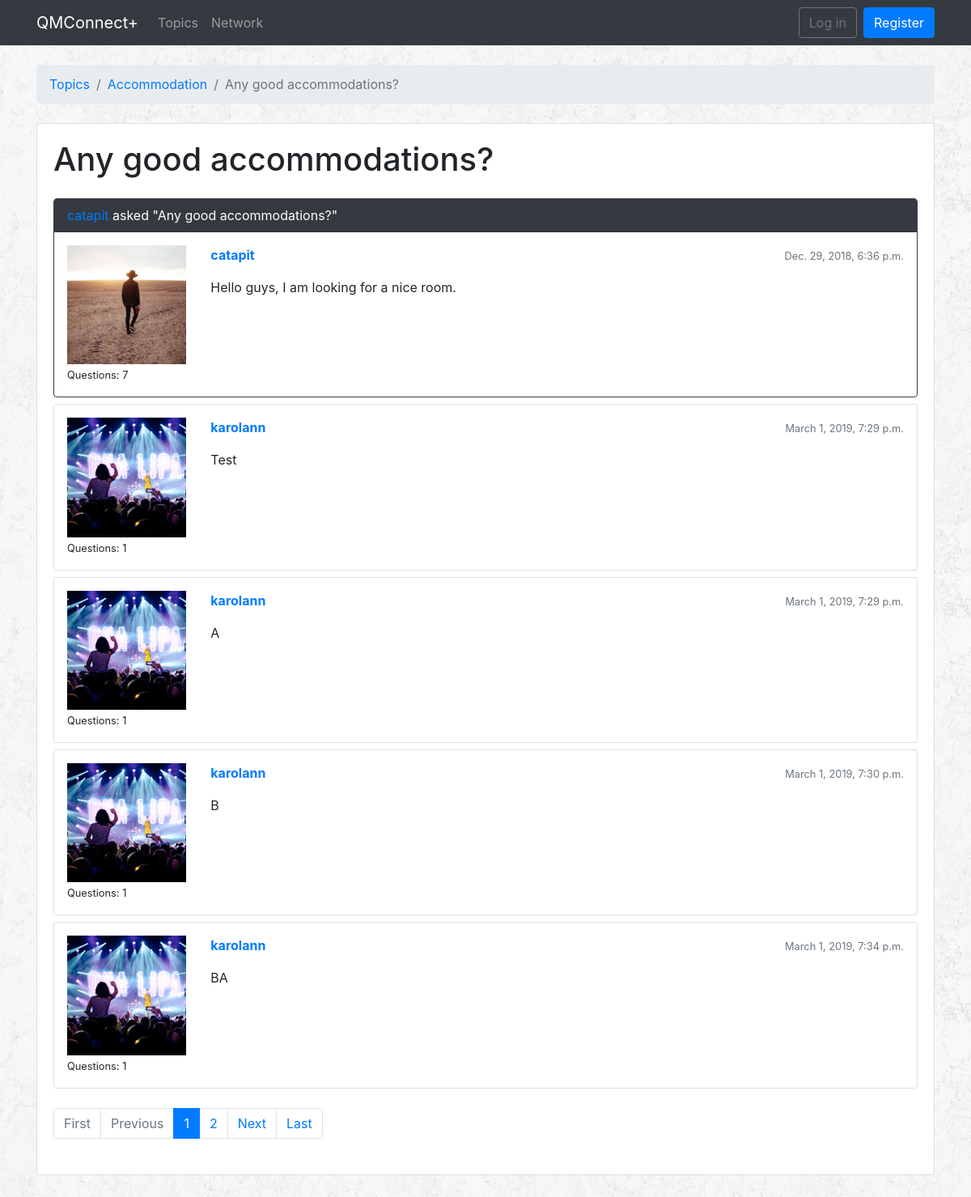
/topics/3/questions/329/, run on an earlier commit of the app's database.
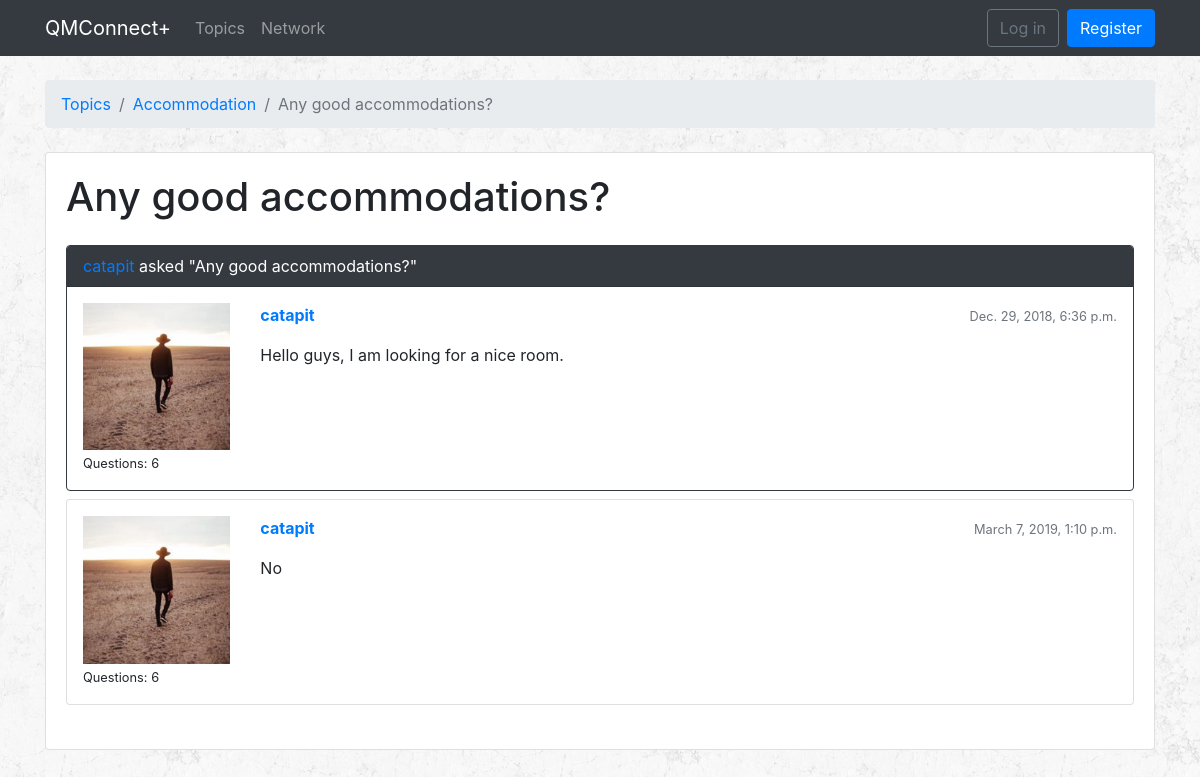
And on a later commit of the database.
### qa/models.py (models this page shows, shortened)
class Question(models.Model):
    subject = models.CharField(max_length=255)
    last_updated = models.DateTimeField(auto_now_add=True)
    topic = models.ForeignKey(Topic, related_name='questions', on_delete=models.CASCADE)
    starter = models.ForeignKey(User, related_name='questions', on_delete=models.CASCADE)
    views = models.PositiveIntegerField(default=0)

class Answer(models.Model):
    message = models.TextField(max_length=4000)
    question = models.ForeignKey(Question, related_name='answers', on_delete=models.CASCADE)
    created_at = models.DateTimeField(auto_now_add=True)
    updated_at = models.DateTimeField(null=True)
    created_by = models.ForeignKey(User, related_name='answers', on_delete=models.CASCADE)
    updated_by = models.ForeignKey(User, null=True, related_name='+', on_delete=models.CASCADE)
    def message_to_markdown(self):
        return mark_safe(markdown(self.message, safe_mode='escape'))

class Topic(models.Model):
    name = models.CharField(max_length=30, unique=True)
    description = models.CharField(max_length=100)

### accounts/models.py (models this page shows, shortened)
class Profile(models.Model):
    YEAR = (
        ('1', '1st year'),
        ('2', '2nd year'),
        ('3', '3rd year'),
    )
    SUBJECT = (
        ('BCS', 'BSc Computer Science'),
        ('BCSM', 'BSc Computer Science and Mathematics'),
        ('BCSIE', 'BSc Computer Science with Industrial Experience'),
        ('BCSWM', 'BSc Computer Science with Management (ITMB)'),
    )
    user = models.OneToOneField(User, on_delete=models.CASCADE)
    dob = models.DateField(auto_now=False, auto_now_add=False)
    image = models.ImageField(upload_to='profile_images', default='')
    universityYear = models.CharField(choices=YEAR, max_length=1, default='')
    subject = models.CharField(choices=SUBJECT, max_length=5, default='')
    module = models.ManyToManyField(Module)
    interest = models.ManyToManyField(Interest)
    message = models.ManyToManyField('self', blank=True, symmetrical=False, through="Message")

### qa/views.py (the view)
# urls.py: path('topics/<int:pk>/questions/<int:question_pk>/', qa_views.AnswersView.as_view(), name = 'question_answers'),
class AnswersView(ListView):
    model = Answer
    context_object_name = 'answers'
    template_name = 'question_answers.html'
    paginate_by = 5
    def get_context_data(self, **kwargs):
        session_key = 'viewed_question_{}'.format(self.question.pk)
        if not self.request.session.get(session_key, False):
            self.question.views += 1
            self.question.save()
            self.request.session[session_key] = True
        kwargs['question'] = self.question
        return super().get_context_data(**kwargs)
    def get_queryset(self):
        self.question = get_object_or_404(Question, topic__pk = self.kwargs.get('pk'), pk = self.kwargs.get('question_pk'))
        queryset = self.question.answers.order_by('created_at')
        return queryset

### templates/question_answers.html (shortened to what this page needs)
{% extends 'base.html' %}
{% load static %}
{% block breadcrumb %}
<li class="breadcrumb-item"><a href="{% url 'qa:home' %}">Topics</a></li>
<li class="breadcrumb-item"><a href="{% url 'qa:topic_questions' question.topic.pk %}">{{ question.topic.name }}</a></li>
<li class="breadcrumb-item active">{{ question.subject }}</li>
{% endblock %}
{% block content %}
<div id="whole">
<div class="bottom-padding">
  <div class="card">
    <div class="card-body">
      <div class="mb-4">
        <h1> {{ question.subject }} </h1>
      </div>
      {% for answer in answers %}
      <div id="{{ answer.pk }}" class="card {% if forloop.last %}mb-4{% else %}mb-2{% endif %} {% if forloop.first %}border-dark{% endif %}">
        {% if forloop.first %}
        <div class="card-header text-white bg-dark py-2 px-3"><a href="{% url 'qa:profile' question.starter.pk %}">{{ question.starter }}</a> asked "{{ question.subject }}" </div>
        {% endif %}
        <div class="card-body p-3">
          <div class="row">
            <div class="col-2">
              <img src="/profile_images/{{ answer.created_by.profile.image }}" alt="{{ answer.created_by.username }}" class="w-100">
              <small>Questions: {{ answer.created_by.questions.count }}</small>
            </div>
            <div class="col-10">
              <div class="row mb-3">
                <div class="col-6">
                  <strong class="text-muted"><a href="{% url 'qa:profile' answer.created_by.pk %}">{{ answer.created_by.username }}</a></strong>
                </div>
                <div class="col-6 text-right">
                  <small class="text-muted"> {{ answer.created_at }} </small>
                </div>
              </div>
              {{ answer.message_to_markdown }}
            </div>
          </div>
        </div>
      </div>
      {% endfor %}
      {% include 'includes/pagination.html' %}
    </div>
  </div>
</div>
</div>
{% endblock %}

What changed in the data, as far as the page shows it:
removed Answer: created_by.profile.image (picture), created_by.questions.count "1", created_by.username "karolann", created_at "March 1, 2019, 7:29 p.m.", message_to_markdown "Test"
removed Answer: created_by.profile.image (picture), created_by.questions.count "1", created_by.username "karolann", created_at "March 1, 2019, 7:29 p.m.", message_to_markdown "A"
removed Answer: created_by.profile.image (picture), created_by.questions.count "1", created_by.username "karolann", created_at "March 1, 2019, 7:30 p.m.", message_to_markdown "B"
removed Answer: created_by.profile.image (picture), created_by.questions.count "1", created_by.username "karolann", created_at "March 1, 2019, 7:34 p.m.", message_to_markdown "BA"
computed for Answer "Hello guys, I am looking for a nice room.": created_by.questions.count "7" → "6"
now on this page (row unchanged): Answer: created_by.profile.image (picture), created_by.questions.count "6", created_by.username "catapit", created_at "March 7, 2019, 1:10 p.m.", message_to_markdown "No"
Also different on the page:
text no longer shown: "First Previous Next Last"
list line gone: "1"
list line gone: "2"
